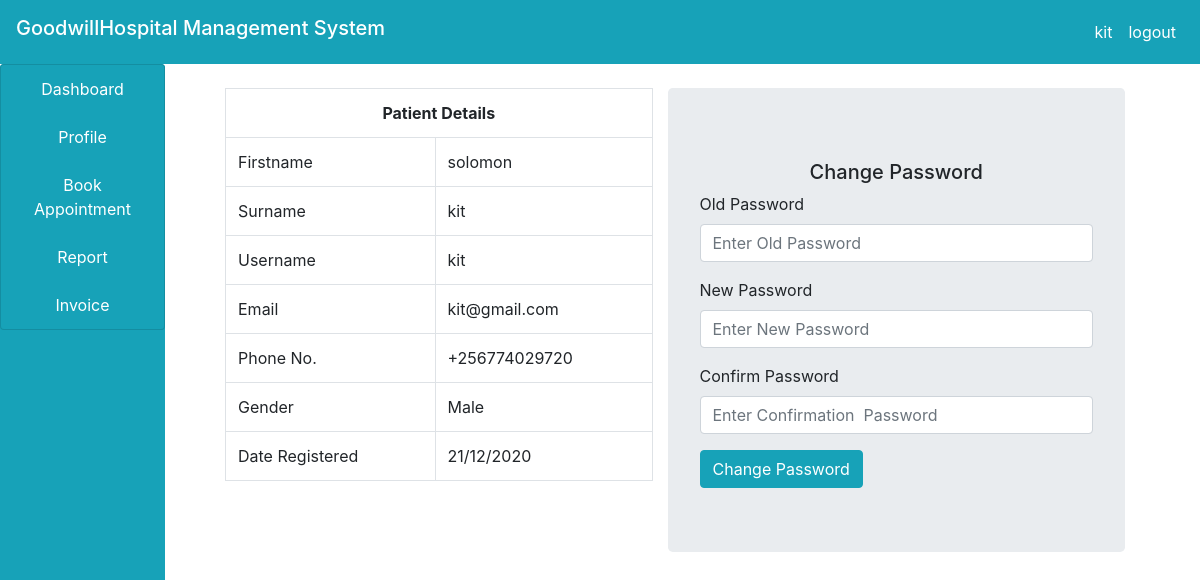
The app's page /patient/profile.php (signed in) with its own data.
### tables this page shows
CREATE TABLE `patient` (
  `id` int(100) NOT NULL,
  `firstname` varchar(100) NOT NULL,
  `surname` varchar(100) NOT NULL,
  `username` varchar(100) NOT NULL,
  `email` varchar(100) NOT NULL,
  `phone` varchar(100) NOT NULL,
  `gender` varchar(100) NOT NULL,
  `password` varchar(100) NOT NULL,
  `date_reg` varchar(100) NOT NULL,
  `profile` varchar(100) NOT NULL
);

### patient/profile.php (the view, shortened to what this page needs)
<!DOCTYPE html>
<html>
<head>
</head>
<body>
<?php
	include("../include/header.php");
 ?>
 	<div class="container-fluid">
 		<div class="col-md-12">
 			<div class="row">
 				<div class="col-md-2" style="margin-left: -30px;">
 					<?php
 						include("sidenav.php");
 						include("../include/connection.php");
 					 ?>
 				</div>
 			<div class="col-md-10">
 				<div class="container-fluid">
 				<div class="col-md-12">
 					<div class="row">
 						<div class="col-md-6">
 							<?php
 								$doc =$_SESSION['patient'];
 									$query = "SELECT * FROM patient WHERE username='$doc'";
 									$res = mysqli_query($connect,$query);
 									$row = mysqli_fetch_array($res);
 							 ?>
 							 <div class="my-4">
 							 	<table class="table table-bordered">
 							 		<tr>
 							 			<th class="text-center" colspan="2">Patient Details</th>
 							 		</tr>
 							 		<tr>
 							 			<td>Firstname</td>
 							 			<td><?php echo $row['firstname']; ?></td>
 							 		</tr>
 							 		<tr>
 							 			<td>Surname</td>
 							 			<td><?php echo $row['surname']; ?></td>
 							 		</tr>
 							 		<tr>
 							 			<td>Username</td>
 							 			<td><?php echo $row['username']; ?></td>
 							 		</tr>
 							 		<tr>
 							 			<td>Email</td>
 							 			<td><?php echo $row['email']; ?></td>
 							 		</tr>
 							 		<tr>
 							 			<td>Phone No.</td>
 							 			<td><?php echo $row['phone']; ?></td>
 							 		</tr>
 							 		<tr>
 							 			<td>Gender</td>
 							 			<td><?php echo $row['gender']; ?></td>
 							 		</tr>
 							 		<tr>
 							 			<td>Date Registered</td>
 							 			<td><?php echo $row['date_reg']
 							 			; ?></td>
 							 		</tr>
 							 	</table>
 							 </div>
 						</div>
 						<div class="col-md-6 jumbotron my-4">
 							<h5 class="text-center my-2">Change Password</h5>
 							<form method="post" >
 								<div class="form-group">
 									<label>Old Password</label>
 									<input type="password" name="old_pass" class="form-control" autocomplete="off" placeholder="Enter Old Password">
 								</div>
 								<div class="form-group">
 									<label>New Password</label>
 									<input type="password" name="new_pass" class="form-control" autocomplete="off" placeholder="Enter New Password">
 								</div>
 								<div class="form-group">
 									<label>Confirm Password</label>
 									<input type="password" name="con_pass" class="form-control" autocomplete="off" placeholder="Enter Confirmation  Password">
 								</div>
 								<input type="submit" name="change_pass" class="btn btn-info" value="Change Password">
 							</form>
 						</div>
 					</div>
 				</div>
 			</div>
 		</div>
 			</div>
 		</div>
 	</div>
</body>
</html>

### main.css (style rules this page uses)
body { font-family: 'Roboto', sans-serif; }

### records on screen
patient: firstname "solomon", surname "kit", username "kit", email "kit@gmail.com", phone "+256774029720", gender "Male", date_reg "21/12/2020"

### other values on screen
$user "kit"
